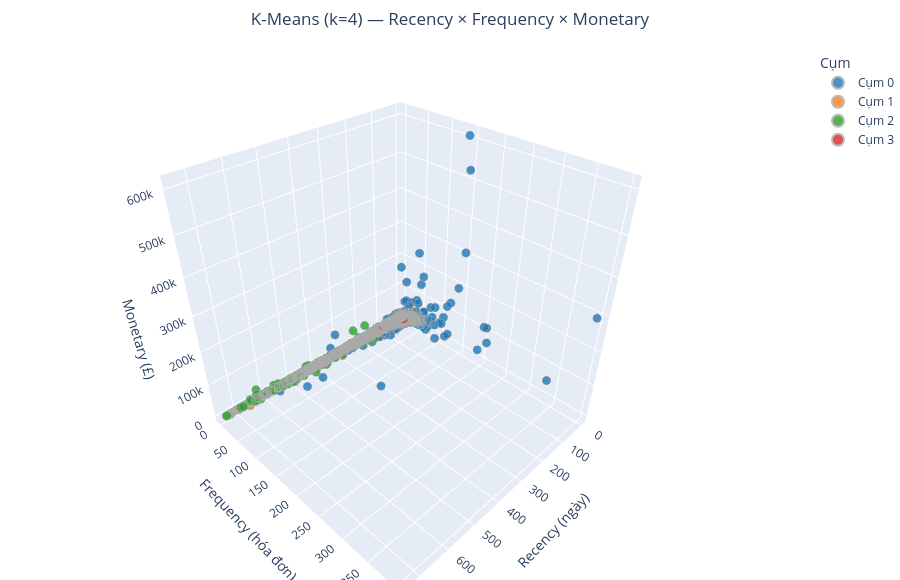

Source (notebook cell):
### Code cell
plot_3d_rfm(km_labels, f'K-Means (k={K_OPTIMAL}) — Recency × Frequency × Monetary')

### Figure 1 — Plotly figure (JSON) as saved in the notebook; plotly's stock layout.template omitted (floating-point values rounded to 4 significant figures; data arrays with more than 128 entries replaced by an {"elided": "..."} marker saying what was removed)
{"data": [{"hovertemplate": "<b>Cụm 0</b><br>Recency: %{x} ngày<br>Frequency: %{y}<br>Monetary: £%{z:,.0f}<extra></extra>", "marker": {"color": "#1f77b4", "line": {"color": "darkgray", "width": 0.5}, "opacity": 0.8, "size": 5, "symbol": "circle"}, "mode": "markers", "name": "Cụm 0", "type": "scatter3d", "x": {"elided": "1188 int values"}, "y": {"elided": "1188 int values"}, "z": {"elided": "1188 float values"}}, {"hovertemplate": "<b>Cụm 1</b><br>Recency: %{x} ngày<br>Frequency: %{y}<br>Monetary: £%{z:,.0f}<extra></extra>", "marker": {"color": "#ff7f0e", "line": {"color": "darkgray", "width": 0.5}, "opacity": 0.8, "size": 5, "symbol": "circle"}, "mode": "markers", "name": "Cụm 1", "type": "scatter3d", "x": {"elided": "1974 int values"}, "y": {"elided": "1974 int values"}, "z": {"elided": "1974 float values"}}, {"hovertemplate": "<b>Cụm 2</b><br>Recency: %{x} ngày<br>Frequency: %{y}<br>Monetary: £%{z:,.0f}<extra></extra>", "marker": {"color": "#2ca02c", "line": {"color": "darkgray", "width": 0.5}, "opacity": 0.8, "size": 5, "symbol": "circle"}, "mode": "markers", "name": "Cụm 2", "type": "scatter3d", "x": {"elided": "1465 int values"}, "y": {"elided": "1465 int values"}, "z": {"elided": "1465 float values"}}, {"hovertemplate": "<b>Cụm 3</b><br>Recency: %{x} ngày<br>Frequency: %{y}<br>Monetary: £%{z:,.0f}<extra></extra>", "marker": {"color": "#d62728", "line": {"color": "darkgray", "width": 0.5}, "opacity": 0.8, "size": 5, "symbol": "circle"}, "mode": "markers", "name": "Cụm 3", "type": "scatter3d", "x": {"elided": "1251 int values"}, "y": {"elided": "1251 int values"}, "z": {"elided": "1251 float values"}}], "layout": {"height": 580, "legend": {"itemsizing": "constant", "title": {"text": "Cụm"}}, "margin": {"b": 0, "l": 0, "r": 0, "t": 50}, "scene": {"xaxis": {"title": {"text": "Recency (ngày)"}}, "yaxis": {"title": {"text": "Frequency (hóa đơn)"}}, "zaxis": {"title": {"text": "Monetary (£)"}}}, "title": {"text": "K-Means (k=4) — Recency × Frequency × Monetary", "x": 0.5}}}
